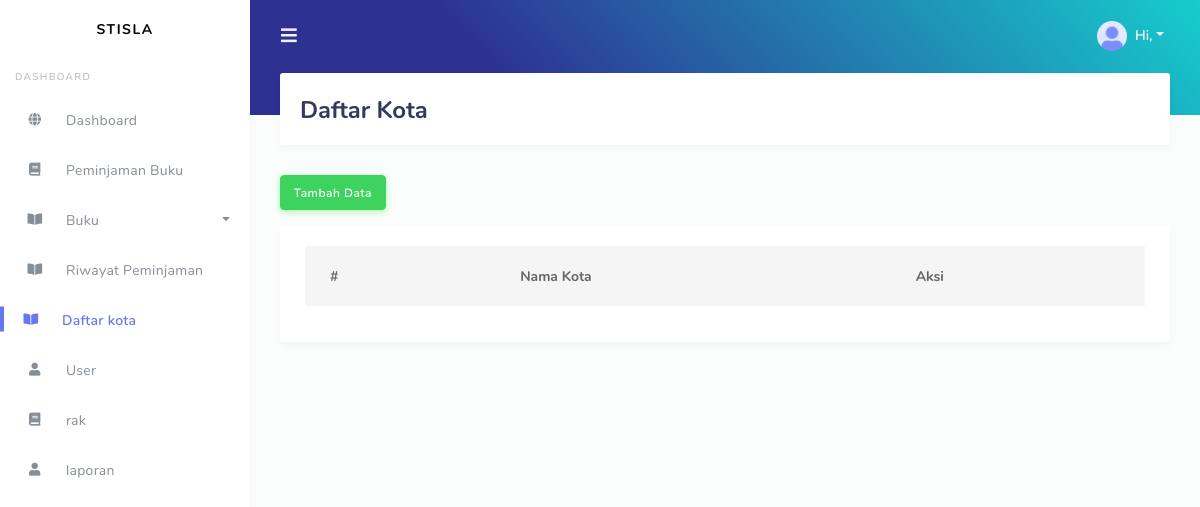
The page /index.php/kota on the database as committed earlier.
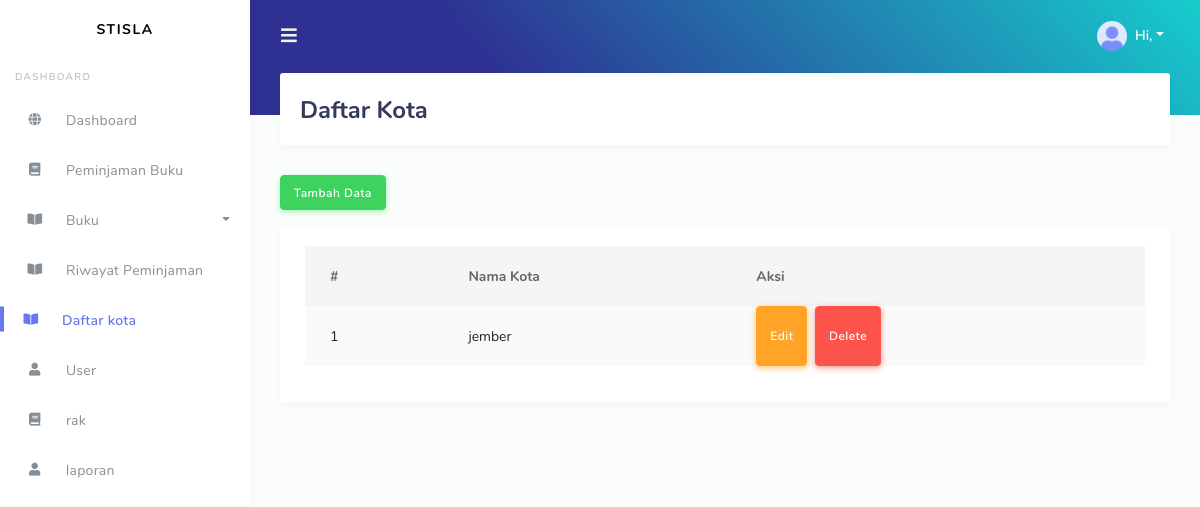
The same page on the database as committed later.
### tables this page shows
CREATE TABLE `kota` (
  `id_kota` int NOT NULL,
  `nama_kota` varchar(50) NOT NULL
);

### application/controllers/Kota.php (called while the page is built, shortened)
<?php
class kota extends CI_Controller
{
  public function __construct()
    {
        $this->load->model('KotaModel', 'city');
    }
    public function index()
    {
        $data = $this->city->getData();
        $this->load->view('kota/kotaindex', ['data' => $data]);
    }
}
?>

### index.php (called while the page is built, shortened)
<?php
require_once BASEPATH.'core/CodeIgniter.php';

### application/models/KotaModel.php (called while the page is built, shortened)
<?php
class kotamodel extends CI_Model
{
    public function getData()
    {
        return $this->db->get('kota')->result_array();
    }
}
?>

### application/views/kota/kotaindex.php (the view, shortened to what this page needs)
<!DOCTYPE html>
<html lang="en">
<head>
    <link rel="stylesheet" href="https://stackpath.bootstrapcdn.com/bootstrap/4.3.1/css/bootstrap.min.css">
    <link rel="stylesheet" href="https://use.fontawesome.com/releases/v5.7.2/css/all.css">
    <link rel="stylesheet" href="<?php echo base_url() ?>assets/modules/datatables/datatables.min.css">
    <link rel="stylesheet" href="<?php echo base_url() ?>assets/css/style.css">
</head>
<body>
    <div id="app">
        <div class="main-wrapper">
            <div class="main-content">
                <section class="section">
                    <div class="section-header">
                        <h1>Daftar Kota</h1>
                    </div>
                    <a href="<?php echo base_url() ?>kota/create" class="btn btn-success mb-3">Tambah Data</a>
                    <div class="row">
                        <div class="col-12">
                            <div class="card">
                                <div class="card-body">
                                    <div class="table-responsive">
                                        <table class="table table-striped" id="table-1">
                                            <thead>
                                                <tr>
                                                    <th>#</th>
                                                    <th>Nama Kota</th>
                                                    <th>Aksi</th>
                                                </tr>
                                            </thead>
                                            <tbody>
                                                <?php
                                                $no = 1;
                                                 foreach ($data as $kota) { ?>
                                                 <tr>
                                                         <td>
                                                           <?php echo $no++ ?>
                                                        </td>
                                                        <td><?php echo $kota['nama_kota'] ?></td>
                                                       <td class="d-flex"><button class="btn btn-warning mr-2" onclick="window.location.href='<?php echo base_url('kota/edit/'. $kota['id_kota']) ?>'">Edit</button><button class="btn btn-danger" onclick="window.location.href='<?php echo base_url('kota/delete/'. $kota['id_kota']) ?>'">Delete</button></td>
                                                      </tr>
                                                 <?php }?>
                                            </tbody>
                                        </table>
                                    </div>
                                </div>
                            </div>
                        </div>
                    </div>
                </section>
            </div>
        </div>
    </div>
</body>
</html>

Rows that differ between the two databases and show on the page:
added kota: nama_kota "jember"
